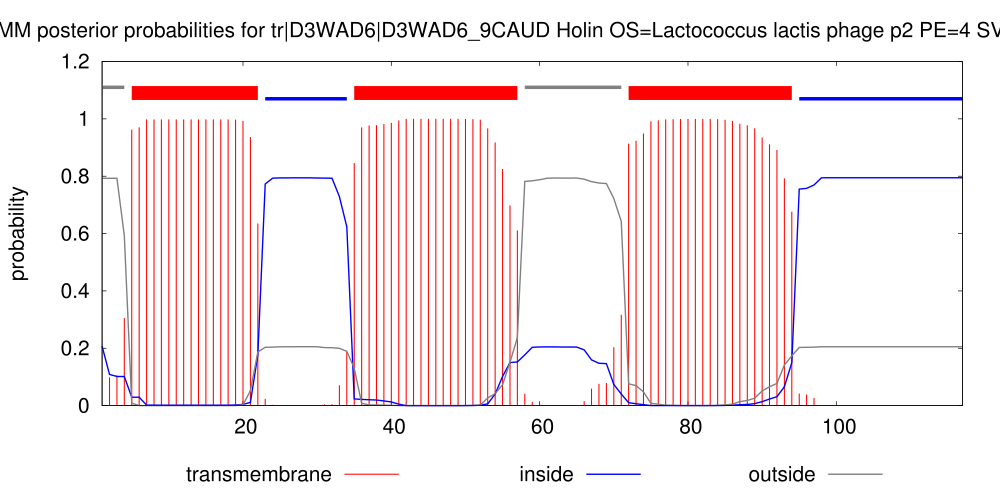

The script that saved this image:
set arrow from 1,1.11 to 4,1.11 nohead lt 9 lw 10
set arrow from 5,1.09 to 22,1.09 nohead lt 1 lw 40
set arrow from 23,1.07 to 34,1.07 nohead lt 3 lw 10
set arrow from 35,1.09 to 57,1.09 nohead lt 1 lw 40
set arrow from 58,1.11 to 71,1.11 nohead lt 9 lw 10
set arrow from 72,1.09 to 94,1.09 nohead lt 1 lw 40
set arrow from 95,1.07 to 117,1.07 nohead lt 3 lw 10
set key below
set title "TMHMM posterior probabilities for tr|D3WAD6|D3WAD6_9CAUD Holin OS=Lactococcus lactis phage p2 PE=4 SV=1 ORF=19"
set yrange [0:1.2]
set size 2., 1.4
#set xlabel "position"
set ylabel "probability"
set xrange [1:117]
# Make the ps plot
set term postscript eps color solid "Helvetica" 30
set output "./TMHMM_9908/tr_D3WAD6_D3WAD6_9CAUD.eps"
plot "./TMHMM_9908/tr_D3WAD6_D3WAD6_9CAUD.plp" using 1:4 title "transmembrane" with impulses lt 1 lw 3, \
"" using 1:3 title "inside" with line lt 3 lw 4, \
"" using 1:5 title "outside" with line lt 9 lw 4
exit
